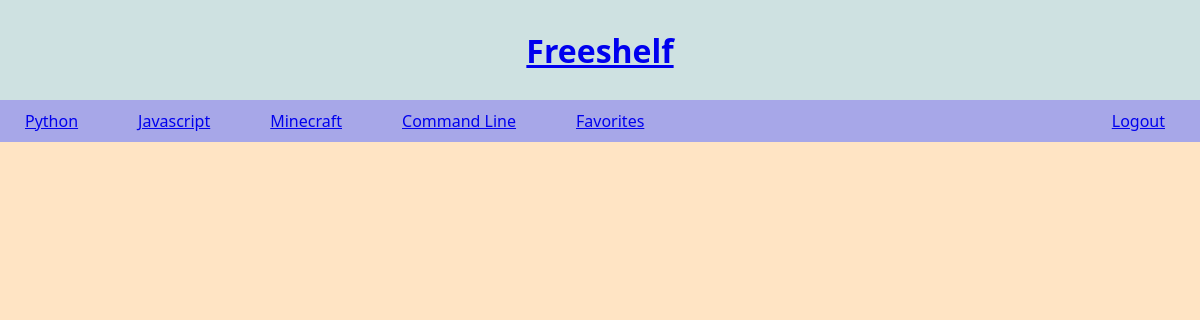
/favorite (signed in), run on an earlier commit of the app's database.
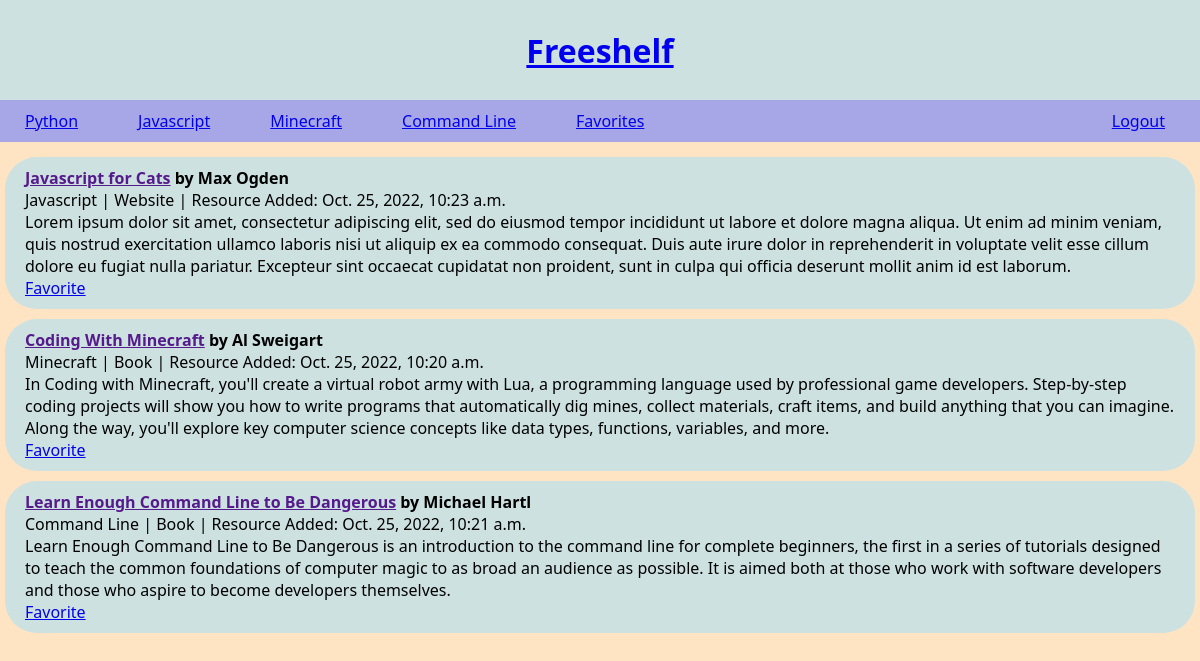
And on a later commit of the database.
### freeshelf/models.py (models this page shows, shortened)
class Topic(models.Model):
    title = models.CharField(max_length=100)
    slug = models.SlugField(null=True)
    def __str__(self):
        return f"{self.title}"

class Favorite(models.Model):
    resource = models.ForeignKey('Resource', on_delete=models.CASCADE, related_name='favorites')
    user = models.ForeignKey('User', on_delete=models.CASCADE, blank=True, null=True, related_name='favorites')
    created_at = models.DateTimeField(auto_now_add=True)

class Resource(models.Model):
    title = models.CharField(max_length=200)
    author = models.CharField(max_length=200, default='Anonymous')
    topic = models.ForeignKey('Topic', on_delete=models.CASCADE, blank=True, null=True, related_name='resources')
    mediatype = models.ForeignKey('Mediatype', on_delete=models.CASCADE, blank=True, null=True)
    user = models.ForeignKey('User', on_delete=models.CASCADE, blank=True, null=True)
    description = models.TextField(max_length=1300)
    url = models.CharField(max_length=200)
    created_at = models.DateTimeField(auto_now_add=True)
    updated_at = models.DateTimeField(auto_now=True)

class Mediatype(models.Model):
    mediatype = models.CharField(max_length=50)
    def __str__(self):
        return f"{self.mediatype}"

### freeshelf/views.py (the view)
# urls.py: path('favorite', views.favorite_page, name='favorite_page'),
def favorite_page(request):
    favorited = Favorite.objects.filter(user = request.user).order_by('-created_at')
    topics = Topic.objects.all()
    return render(request, 'freeshelf/favorite_detail.html', {'favorited':favorited,'topics':topics})

### templates/freeshelf/favorite_detail.html
{% extends 'base.html' %}
{% block content %}
<header>
    <div class="linkcont">
        {% for topic in topics %}
            <p class="links"><a href="{% url 'topic_detail' slug=topic.slug %}">{{ topic }}</a></p>
        {% endfor %}
        <p class="links"><a href="{% url 'favorite_page' %}">Favorites</a></p>
    </div>
    <p class="links"><a href="{% url 'logout' %}">Logout</a></p>
</header>
<div class="container">
    {% for favorite in favorited %}
    <div class="resource">
        <h4><a href="{{ resource.url }}">{{ favorite.resource.title }}</a> by  {{ favorite.resource.author}}</h4>
        <p>{{ favorite.resource.topic }} | {{ favorite.resource.mediatype }} | Resource Added: {{ favorite.resource.created_at }}</p>
        <p>{{ favorite.resource.description }}</p>
        <div>
            <a href="{% url 'favorite' res_pk=favorite.resource.pk %}">Favorite</a>
        </div>
    </div>
    {% endfor %}
</div>
{% endblock %}

### templates/base.html (shortened to what this page needs)
{% load static %}
<!DOCTYPE html>
<html lang="en">
<head>
    <link rel="stylesheet" href="{% static 'css/style.css' %}">
</head>
<body>
    <div class="titlecont">
        <a href="/"><h1 class="title">Freeshelf</h1></a>
    </div>
    {% block content %}
    {% endblock %}
</body>
</html>

### static/css/style.css (style rules this page uses)
* { margin: 0px; }
.titlecont { display:flex; background-color: rgb(206, 225, 225); width: 100%; height: 100px; margin: auto 0px;; justify-content: center; align-items: center; }
.title { text-align: center; }
.container { display:flex; flex-flow: column; margin-top: 10px }
.resource { display:flex; background-color: rgb(206, 225, 225); flex-flow: column; margin: 5px; border-radius: 2em; padding: 10px 20px 10px 20px; }
header { display:flex; flex-flow: row; justify-content: space-between; background-color: rgb(167, 167, 232); }
.linkcont { display:flex; }
.links { display:flex; flex-flow: row; margin-right: 10px; padding: 10px 25px; }
body { background-color: bisque; font-family: 'Segoe UI', Tahoma, Geneva, Verdana, sans-serif; margin:0px; }

What changed in the data, as far as the page shows it:
added Favorite: resource "Javascript for Cats", resource.author "Max Ogden", resource.topic "Javascript", resource.mediatype "Website", resource.created_at "Oct. 25, 2022, 10:23 a.m.", resource.description "Lorem ipsum dolor sit amet, consectetur adipiscing elit, sed do eiusmod tempor incididunt ut labore et dolore magna aliqua. Ut enim ad minim veniam, quis nostrud exercitation ullamco laboris nisi ut aliquip ex ea commodo consequat. Duis aute irure dolor in reprehenderit in voluptate velit esse cillum dolore eu fugiat nulla pariatur. Excepteur sint occaecat cupidatat non proident, sunt in culpa qui officia deserunt mollit anim id est laborum."
added Favorite: resource "Coding With Minecraft", resource.author "Al Sweigart", resource.topic "Minecraft", resource.mediatype "Book", resource.created_at "Oct. 25, 2022, 10:20 a.m.", resource.description "In Coding with Minecraft, you'll create a virtual robot army with Lua, a programming language used by professional game developers. Step-by-step coding projects will show you how to write programs that automatically dig mines, collect materials, craft items, and build anything that you can imagine. Along the way, you'll explore key computer science concepts like data types, functions, variables, and more."
added Favorite: resource "Learn Enough Command Line to Be Dangerous", resource.author "Michael Hartl", resource.topic "Command Line", resource.mediatype "Book", resource.created_at "Oct. 25, 2022, 10:21 a.m.", resource.description "Learn Enough Command Line to Be Dangerous is an introduction to the command line for complete beginners, the first in a series of tutorials designed to teach the common foundations of computer magic to as broad an audience as possible. It is aimed both at those who work with software developers and those who aspire to become developers themselves."
